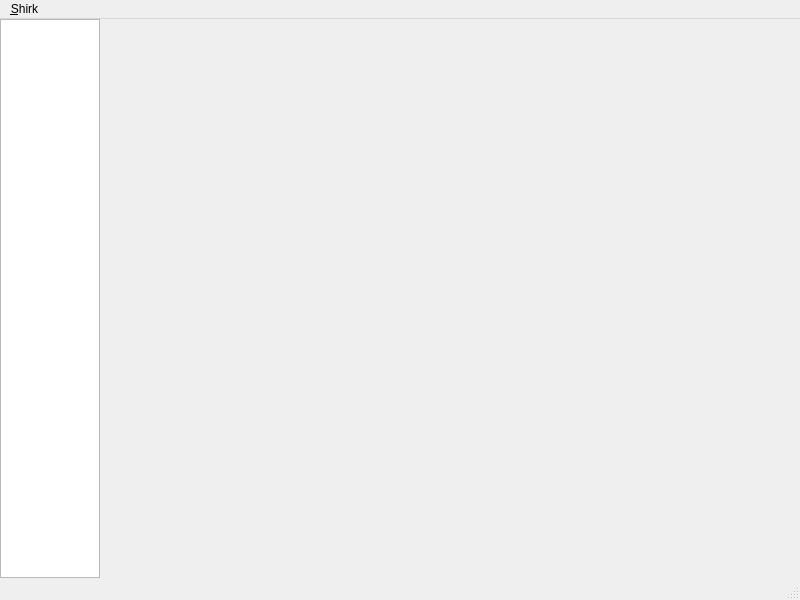
<?xml version="1.0" encoding="UTF-8"?>
<ui version="4.0">
 <class>MainWindow</class>
 <widget class="QMainWindow" name="MainWindow">
  <property name="geometry">
   <rect>
    <x>0</x>
    <y>0</y>
    <width>800</width>
    <height>600</height>
   </rect>
  </property>
  <property name="windowTitle">
   <string>Shirk</string>
  </property>
  <widget class="QWidget" name="centralwidget">
   <layout class="QHBoxLayout" name="horizontalLayout">
    <property name="spacing">
     <number>0</number>
    </property>
    <property name="leftMargin">
     <number>0</number>
    </property>
    <property name="topMargin">
     <number>0</number>
    </property>
    <property name="rightMargin">
     <number>0</number>
    </property>
    <property name="bottomMargin">
     <number>0</number>
    </property>
    <item>
     <widget class="QListView" name="teamListView">
      <property name="maximumSize">
       <size>
        <width>100</width>
        <height>16777215</height>
       </size>
      </property>
     </widget>
    </item>
    <item>
     <widget class="QStackedWidget" name="stackedWidget"/>
    </item>
   </layout>
  </widget>
  <widget class="QMenuBar" name="menubar">
   <property name="geometry">
    <rect>
     <x>0</x>
     <y>0</y>
     <width>800</width>
     <height>30</height>
    </rect>
   </property>
   <widget class="QMenu" name="menu_Shirk">
    <property name="title">
     <string>&amp;Shirk</string>
    </property>
    <addaction name="addTeamAction"/>
    <addaction name="separator"/>
    <addaction name="quitAction"/>
   </widget>
   <addaction name="menu_Shirk"/>
  </widget>
  <widget class="QStatusBar" name="statusbar"/>
  <action name="quitAction">
   <property name="icon">
    <iconset theme="application-exit">
     <normaloff>.</normaloff>.</iconset>
   </property>
   <property name="text">
    <string>&amp;Quit</string>
   </property>
  </action>
  <action name="addTeamAction">
   <property name="text">
    <string>Add &amp;Team</string>
   </property>
  </action>
 </widget>
 <resources/>
 <connections/>
</ui>
